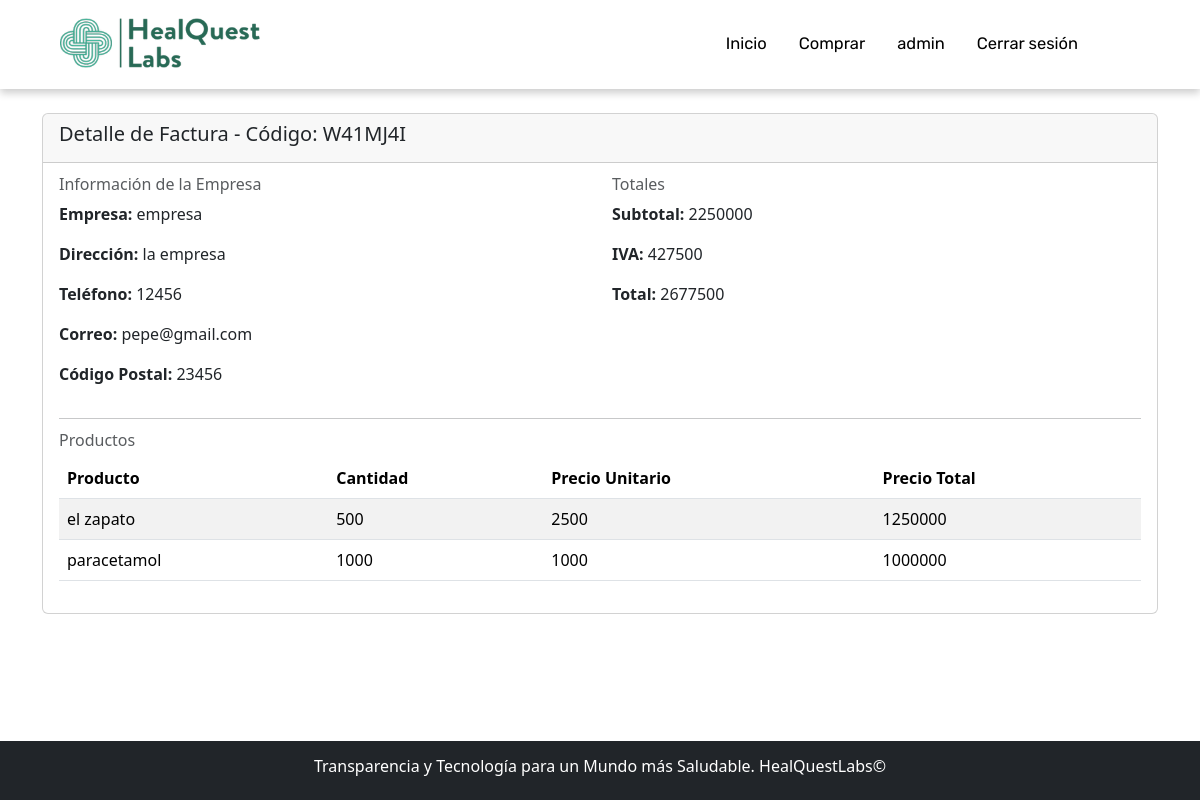
Screenshot of /detalle_factura/W41MJ4I/ (signed in) with the database file from the repository.
### app/models.py (models this page shows, shortened)
class Factura(models.Model):
    id_factura = models.CharField(max_length=10, primary_key=True, editable=False)
    orden = models.ForeignKey('Orden', on_delete=models.CASCADE)
    estado = models.ForeignKey(Estado, on_delete=models.CASCADE)
    estado_entrega = models.ForeignKey(EstadoEntrega, on_delete=models.CASCADE)
    subtotal = models.IntegerField()
    iva = models.IntegerField()
    total = models.IntegerField()
    class Meta:
        db_table = 'db_factura'

class Orden(models.Model):
    id_orden = models.AutoField(primary_key=True)
    empresa = models.CharField(max_length=125)
    direccion = models.CharField(max_length=125)
    telefono = models.CharField(max_length=125)
    correo = models.EmailField()
    codigo_postal = models.IntegerField()
    class Meta:
        db_table = 'db_orden'

class ProductoFactura(models.Model):
    id_producto_factura = models.AutoField(primary_key=True)
    factura = models.ForeignKey(Factura, related_name='productos', on_delete=models.CASCADE)
    producto = models.CharField(max_length=125)
    cantidad = models.IntegerField()
    precio_unitario = models.IntegerField()
    precio_total = models.IntegerField()
    class Meta:
        db_table = 'db_producto_factura'

### app/views.py (the view)
# urls.py: path('detalle_factura/<id_factura>/', detalle_factura, name="detalle_factura"),
def detalle_factura(request, id_factura):
    factura = Factura.objects.filter(id_factura=id_factura)
    productos = ProductoFactura.objects.filter(factura=id_factura)
    datos = {
        'listaFactura': factura,
        'productos': productos
    }
    return render(request, 'app/detalle_factura.html', datos)

### app/templates/app/detalle_factura.html (shortened to what this page needs)
{% extends 'app/base.html' %}
{% load static %}
{% block contenido %}
<div class="container mt-4">
  {% for factura in listaFactura %}
  <div class="card mb-4">
    <div class="card-header">
      <h5 class="card-title">Detalle de Factura - Código: {{ factura.id_factura }}</h5>
    </div>
    <div class="card-body">
      <div class="row">
        <div class="col-md-6">
          <h6 class="card-subtitle mb-2 text-muted">Información de la Empresa</h6>
          <p><strong>Empresa:</strong> {{ factura.orden.empresa }}</p>
          <p><strong>Dirección:</strong> {{ factura.orden.direccion }}</p>
          <p><strong>Teléfono:</strong> {{ factura.orden.telefono }}</p>
          <p><strong>Correo:</strong> {{ factura.orden.correo }}</p>
          <p><strong>Código Postal:</strong> {{ factura.orden.codigo_postal }}</p>
        </div>
        <div class="col-md-6">
          <h6 class="card-subtitle mb-2 text-muted">Totales</h6>
          <p><strong>Subtotal:</strong> {{ factura.subtotal }}</p>
          <p><strong>IVA:</strong> {{ factura.iva }}</p>
          <p><strong>Total:</strong> {{ factura.total }}</p>
        </div>
      </div>
      <hr>
      <div class="row">
        <div class="col-md-12">
          <h6 class="card-subtitle mb-2 text-muted">Productos</h6>
          <div class="table-responsive">
            <table class="table table-striped">
              <thead>
                <tr>
                  <th>Producto</th>
                  <th>Cantidad</th>
                  <th>Precio Unitario</th>
                  <th>Precio Total</th>
                </tr>
              </thead>
              <tbody>
                {% for producto in productos %}
                <tr>
                  <td>{{ producto.producto }}</td>
                  <td>{{ producto.cantidad }}</td>
                  <td>{{ producto.precio_unitario }}</td>
                  <td>{{ producto.precio_total }}</td>
                </tr>
                {% endfor %}
              </tbody>
            </table>
          </div>
        </div>
      </div>
    </div>
  </div>
  {% endfor %}
</div>
{% endblock %}

### app/templates/app/base.html (shortened to what this page needs)
<!DOCTYPE html>
<html lang="es">
{% load static %}
<head>
    <link href="https://cdn.jsdelivr.net/npm/bootstrap@5.3.3/dist/css/bootstrap.min.css" rel="stylesheet">
    <link rel="stylesheet" href="{% static 'app/css/estilo.css' %}">
</head>
<body class="d-flex flex-column min-vh-100">
    <nav class="nav-bar">
        <div class="d-flex align-items-center justify-content-between">
            <div class="container">
                <div class="row d-flex flex-wrap p-2">
                    <div class="col-md-7">
                        <a href="{% url 'index' %}"><img class="logo" src="{% static 'app/img/logo.png' %}" alt="logo"></a>
                    </div>
                    <ul class="nav col-md-5 p-3">
                        <li class="nav-item"><a class="nav-link" href="{% url 'index' %}">Inicio</a></li>
                        <li class="nav-item"><a class="nav-link" href="{% url 'orden' %}">Comprar</a></li>
                        {% if user.is_authenticated %}
                        <li class="nav-item"><a class="nav-link" href="{% url 'index' %}">{{ user.username }}</a></li>
                        <li class="nav-item"><a class="nav-link" href="{% url 'logout' %}">Cerrar sesión</a></li>
                        {% else %}
                        <li class="nav-item"><a class="nav-link" href="{% url 'registro' %}">Registro</a></li>
                        <li class="nav-item"><a class="nav-link" href="{% url 'login' %}">Inicio sesión</a></li>
                        {% endif %}
                    </ul>
                </div>
            </div>
        </div>
    </nav>
    {% block contenido %} {% endblock %}
    <footer class="bd-footer mt-auto py-3 bg-dark text-white text-center">
        <h6>Transparencia y Tecnología para un Mundo más Saludable. HealQuestLabs©</h6>
    </footer>
</body>
</html>

### app/static/app/css/estilo.css (style rules this page uses)
html { font-family: "Rubik", sans-serif; }
.logo { width: 200px; height: 50px; margin: 10px; }
.nav-bar { box-shadow: 0px 4px 8px rgba(0, 0, 0, 0.2); }
.nav-item a { font-family: "Rubik", sans-serif; color: #000; font-size: 16.5px; }

### rows the page displays
Factura: id_factura "W41MJ4I", orden.empresa "empresa", orden.direccion "la empresa", orden.telefono "12456", orden.correo "pepe@gmail.com", orden.codigo_postal "23456", subtotal "2250000", iva "427500", total "2677500"
ProductoFactura: producto "el zapato", cantidad "500", precio_unitario "2500", precio_total "1250000"
ProductoFactura: producto "paracetamol", cantidad "1000", precio_unitario "1000", precio_total "1000000"

### other values shown
{{ user.username }} "admin"
